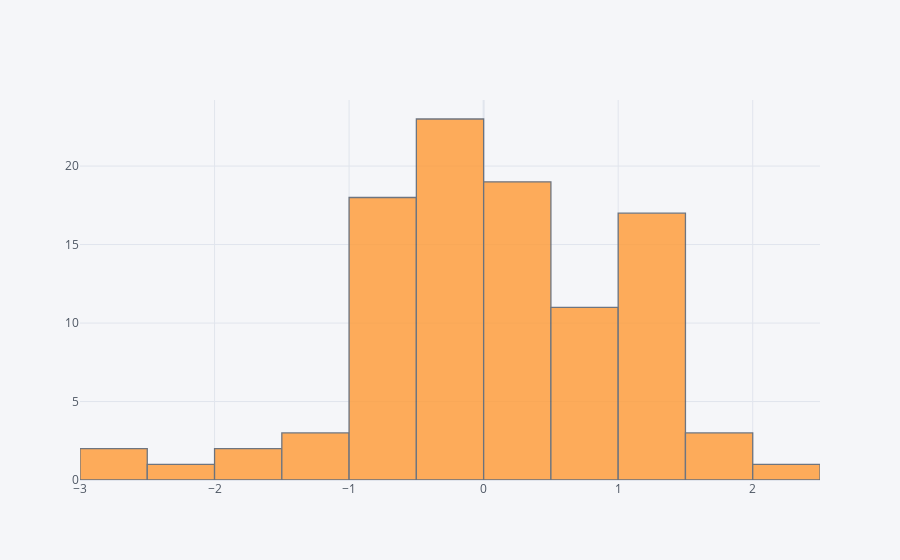

Here is the notebook cell this chart was saved with:
### Code cell
df['a'].iplot(kind = 'hist')

### Figure 1 — Plotly figure (JSON) as saved in the notebook; plotly's stock layout.template omitted (floating-point values rounded to 4 significant figures)
{"data": [{"histfunc": "count", "histnorm": "", "marker": {"color": "rgba(255, 153, 51, 1.0)", "line": {"color": "#4D5663", "width": 1.3}}, "name": "a", "opacity": 0.8, "orientation": "v", "x": [-0.4796, 2.209, 0.468, -0.8551, 1.253, 1.132, 0.1581, -0.9092, 0.3285, -0.4677, -0.3493, 1.118, 1.037, -0.6453, 0.0323, -0.6023, 0.9121, 1.05, 1.092, 0.1919, -0.1894, -0.8184, -1.19, -0.9366, -0.856, -0.5616, 0.6379, -0.4469, -0.3044, 0.1265, 1.57, -0.958, 0.04328, 0.2726, 0.4223, -0.2921, 0.1621, 0.954, 1.723, -0.1051, -0.1763, 1.454, -1.052, 1.139, 1.186, -1.758, 0.5292, -0.9994, 0.4657, 0.1408, 1.01, 0.2809, -0.176, 1.502, -0.3838, 1.198, -0.4472, -0.1437, -0.8261, -0.6809, 0.5975, -1.267, -0.1451, -0.1225, -2.931, 0.3904, -0.5445, 1.481, -1.517, -0.3681, -0.163, -2.181, 1.183, 0.7317, 0.01167, 0.1859, -0.1705, 0.5087, -0.6469, 0.6787, -0.09386, 1.194, -0.1503, 0.5905, 0.4258, 1.159, -2.803, -0.6654, 0.5206, 0.2436, -0.4517, 1.304, 0.3174, -0.7953, -0.9817, -0.1027, -0.4995, 1.393, -0.5971, 0.605], "type": "histogram"}], "layout": {"barmode": "overlay", "legend": {"bgcolor": "#F5F6F9", "font": {"color": "#4D5663"}}, "paper_bgcolor": "#F5F6F9", "plot_bgcolor": "#F5F6F9", "title": {"font": {"color": "#4D5663"}}, "xaxis": {"gridcolor": "#E1E5ED", "showgrid": true, "tickfont": {"color": "#4D5663"}, "title": {"font": {"color": "#4D5663"}, "text": ""}, "zerolinecolor": "#E1E5ED"}, "yaxis": {"gridcolor": "#E1E5ED", "showgrid": true, "tickfont": {"color": "#4D5663"}, "title": {"font": {"color": "#4D5663"}, "text": ""}, "zerolinecolor": "#E1E5ED"}}}
